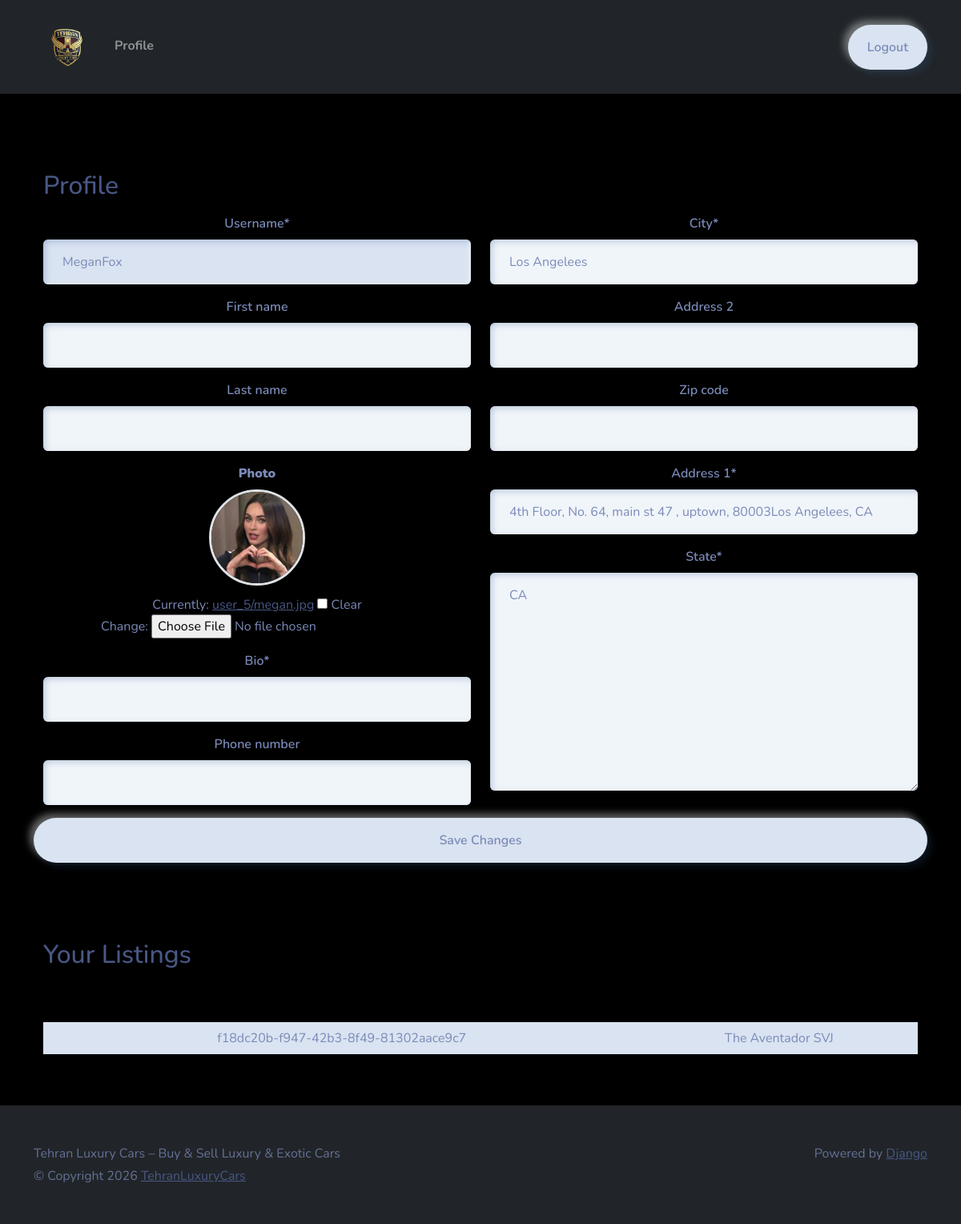
The app's page /profile/ (signed in), older data.
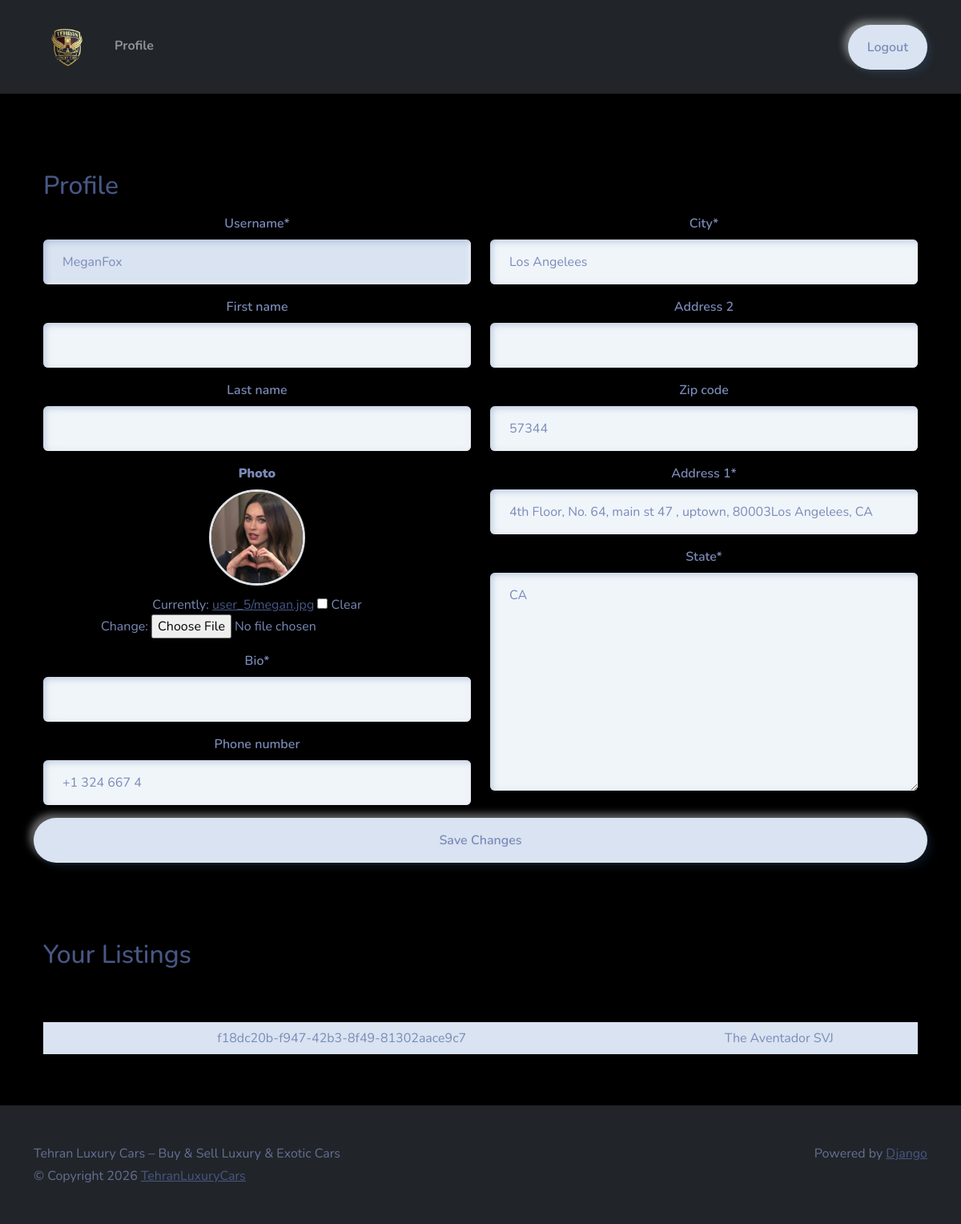
The same page, newer data.
### Users/models.py (models this page shows, shortened)
class Profile(models.Model):
    user = models.OneToOneField(User, on_delete=models.CASCADE)
    photo = models.ImageField(upload_to=user_directory_path, null=True)
    bio = models.CharField(max_length=144, blank=True)
    phone_number = models.CharField(max_length=12, blank=True)
    location = models.OneToOneField(Location, on_delete=models.SET_NULL, null=True)

class Location(models.Model):
    Address_1 = models.CharField(max_length=128, blank=True)
    Address_2 = models.CharField(max_length=128, blank=True)
    City = models.CharField(max_length=64)
    State = USStateField(default="ny")
    Zip_Code = USZipCodeField(blank=True)

### Users/views.py (the view, shortened to what this page needs)
# urls.py: path('profile/', Profileview.as_view() , name='profile'),
@method_decorator(login_required, name='dispatch')
class Profileview(View):
    def get(self, request):
        user_listings = Listing.objects.filter(seller=request.user.profile)
        user_form = UserForm(instance=request.user)
        profile_form = ProfileForm(instance=request.user.profile)
        location_form = LocationForm(instance=request.user.profile.location)
        return render(request, 'views/profile.html', {'user_form': user_form,
                                                      'profile_form': profile_form,
                                                      'location_form': location_form,
                                                      'user_listings': user_listings, })

### Users/forms.py (shortened to what this page needs)
class UserForm(forms.ModelForm):
    username = forms.CharField(disabled=True)
    class Meta:
        model = User
        fields = ('username', 'first_name', 'last_name')

class ProfileForm(forms.ModelForm):
    photo = forms.ImageField(widget=CustomPictureImageFieldWidget, required=False)
    bio = forms.CharField(widget=forms.TextInput())
    def __init__(self, *args, **kwargs):
        super().__init__(*args, **kwargs)
        self.helper = FormHelper()
        self.helper.form_tag = False
        self.helper.layout = Layout('bio', 'phone_number')
    class Meta:
        model = Profile
        fields = ('photo', 'bio', 'phone_number')

### Users/templates/views/profile.html (shortened to what this page needs)
{% extends 'base/base.html' %}
{% load static %}
{% load crispy_forms_tags %}
{% block 'body' %}
<div class="container-fluid text-center py-5">
    <div class="container px-4 py-5" id="hanging-icons">
        <div class="row g-4">
            <div class="col d-flex align-items-start">
                <div>
                    <h2 class="mb-3 border-bottom">Profile</h2>
                </div>
            </div>
        </div>
        <form action="" method="post" enctype="multipart/form-data">
            <div class="row">
                <div class="col-6">
                    {{ user_form|crispy }}
                    <div class="mb-3 text-center">
                        <label class="form-label"><strong>Photo</strong></label><br>
                        {{ profile_form.photo }}
                    </div>
                    {% crispy profile_form %}
                </div>
                <div class="col-6">
                    {{ location_form|crispy }}
                </div>
                <br>
                <button type="submit" class="btn btn-primary">Save Changes</button>
            </div>
        </form>
    </div>
    <div class="container px-4">
        <div class="row g-4 py-5">
            <div class="col d-flex align-items-start">
                <div>
                    <h2 class="mb-3 border-bottom">Your Listings</h2>
                </div>
            </div>
        </div>
        <table class="table table-hover">
            <tbody>
                {% for listing in user_listings %}
                <tr>
                    <td>{{ listing.id }}</td>
                    <td>{{ listing.model }}</td>
                </tr>
                {% endfor %}
            </tbody>
        </table>
    </div>
</div>
{% endblock %}

Row changes from the older to the newer data that the page shows:
changed Profile: phone_number (not shown) → "+1 324 667 4"
changed Location "Los Angelees": Zip_Code (not shown) → "57344"
